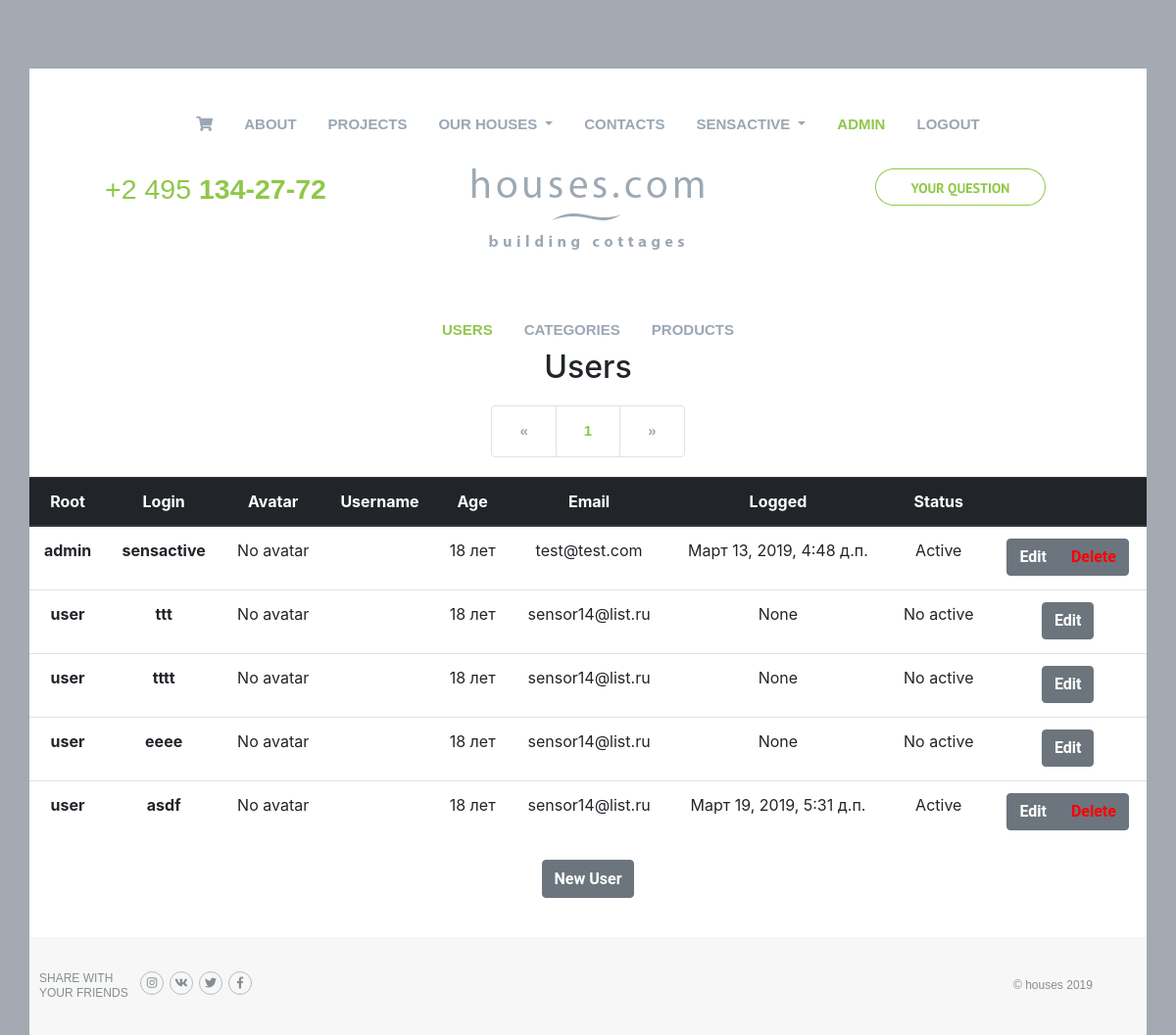
The page /selfadmin/users/read/ (signed in) on the database as committed earlier.
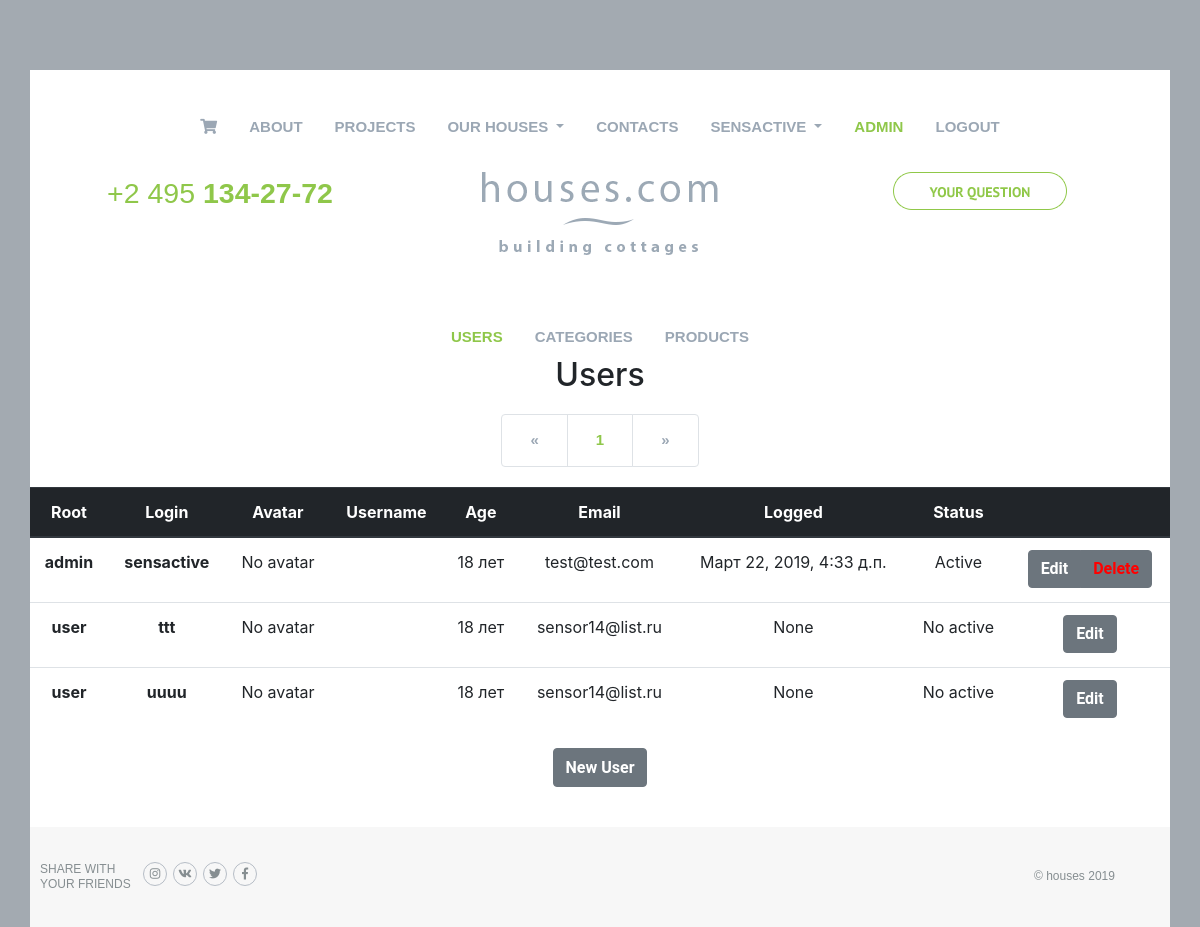
The same page on the database as committed later.
### authapp/models.py (models this page shows, shortened)
class ShopUser(AbstractUser):
    avatar = models.ImageField(upload_to='user_avatars/%Y/%m/%d', blank=True)
    age = models.PositiveIntegerField(verbose_name='Возраст', null=True, blank=True, default=18)
    activation_key = models.CharField(max_length=128, blank=True)
    activation_key_expires = models.DateTimeField(default=(now() + timedelta(hours=48)))

### adminapp/views.py (the view)
# urls.py: path('users/read/', adminapp.UsersListView.as_view(), name='users'),
class UsersListView(ListView):
    model = ShopUser
    template_name = 'adminapp/users.html'
    paginate_by = 5
    @method_decorator(user_passes_test(lambda u: u.is_superuser))
    def dispatch(self, *args, **kwargs):
        return super().dispatch(*args, **kwargs)
    def get_context_data(self, **kwargs):
        context = super().get_context_data(**kwargs)
        return context

### mainapp/context_processors.py (called while the page is built)
def basket(request):
    basket = []
    if request.user.is_authenticated:
        basket = Basket.objects.filter(user=request.user)
    return {
        'basket': basket
    }

def get_categories(request):
    categories = get_links_menu() # кэшируем категории
    return {
        'categories': categories
    }

### mainapp/views.py (called while the page is built)
def get_links_menu():
    if settings.LOW_CACHE:
        key = 'links_menu'
        links_menu = cache.get(key)
        if links_menu is None:
            links_menu = Category.objects.filter(is_active=True)
            cache.set(key, links_menu)
        return links_menu
    else:
        return Category.objects.filter(is_active=True)

### adminapp/templates/adminapp/users.html (shortened to what this page needs)
{% extends 'mainapp/base.html' %}
{% load static %}
{% block content %}
    {% include 'adminapp/include/inc_admin_menu.html' %}
    <h2 class="text-center">Users</h2>
    {% include 'adminapp/include/inc_pages.html' %}
    <table class="table">
        <thead class="thead-dark">
        <tr class="text-center">
            <th class="d-none d-lg-table-cell" scope="col">Root</th>
            <th scope="col">Login</th>
            <th class="d-none d-lg-table-cell" scope="col">Avatar</th>
            <th class="d-none d-lg-table-cell" scope="col">Username</th>
            <th class="d-none d-lg-table-cell" scope="col">Age</th>
            <th class="d-none d-lg-table-cell" scope="col">Email</th>
            <th class="d-none d-lg-table-cell" scope="col">Logged</th>
            <th scope="col">Status</th>
            <th scope="col"></th>
        </tr>
        </thead>
        <tbody>
        {% for object in object_list %}
            <tr class="text-center">
                <th class="d-none d-lg-table-cell" scope="row">
                    {% if object.is_superuser %}
                        admin
                    {% else %}
                        user
                    {% endif %}
                </th>
                <td>
                    <p><strong>{{ object.username }}</strong></p>
                </td>
                <td class="d-none d-lg-table-cell">
                    {% if object.avatar %}
                        <a href="/media/{{ object.avatar }}" target="_blank">avatar</a>
                    {% else %}
                        No avatar
                    {% endif %}
                </td>
                <td class="d-none d-lg-table-cell">
                </td>
                <td class="d-none d-lg-table-cell">{{ object.age }} лет</td>
                <td class="d-none d-lg-table-cell">{{ object.email }}</td>
                <td class="d-none d-lg-table-cell">{{ object.last_login }}</td>
                <td>
                    {% if object.is_active == True %}
                    Active
                    {% else %}
                    No active
                    {% endif %}
                </td>
                <td>
                    <div class="btn-group" role="group" aria-label="Basic example">
                        <button type="button" class="btn btn-secondary editBtn">
                            <a class="user d-none d-lg-block" href={% url 'adminapp:user_update' pk=object.pk %}>
                                Edit
                        </button>
                        {% if object.is_active %}
                            <button type="button" class="btn btn-secondary removeBtn">
                                <a class="user d-none d-lg-block" href={% url 'adminapp:user_delete' pk=object.pk %}>
                                    Delete
                            </button>
                        {% endif %}
                    </div>
                </td>
            </tr>
        {% endfor %}
        </tbody>
    </table>
    <div class="text-center">
        <button type="button" class="btn btn-secondary">
            <a class="user" href={% url 'adminapp:user_create' %}>
                New User
        </button>
    </div>
{% endblock %}

### mainapp/templates/mainapp/base.html (shortened to what this page needs)
{% load static %}
<!DOCTYPE html>
<html lang="ru">
<head>
    <link rel="stylesheet" href="https://stackpath.bootstrapcdn.com/bootstrap/4.1.3/css/bootstrap.min.css">
    <link rel="stylesheet" href="https://use.fontawesome.com/releases/v5.3.1/css/all.css">
    <link rel="stylesheet" href={% static "style.css" %}>
</head>
<body>
<div class="container">
    <div class="header">
        {% include 'mainapp/include/inc_menu.html' %}
        <div class="info row text-center">
            <div class="phone col-lg-4">+2 495 <b>134-27-72</b></div>
            <a class="col-lg-4" href={% url 'mainapp:main' %}>
                <div class="logo">
                    <img src={% static  "images/LOGO.png" %} alt="logo">
                </div>
            <div class="ur-question col-lg-4">
                <a href={% url 'mainapp:contacts' %}><img src={% static "images/qbutton.png" %} alt="qbutton"></a>
            </div>
        </div>
    </div>
    {% block content %}
    {% endblock %}
    {% include 'mainapp/include/inc_footer.html' %}
</div>
</body>
</html>

### mainapp/templates/mainapp/include/inc_menu.html (shortened to what this page needs)
<ul class="nav justify-content-center d-none d-lg-flex">
    <li class="nav-item">
        <a class="nav-link text-center" href={% url 'basketapp:view' %}>
            <i class="fas fa-shopping-cart"></i><br>
    </li>
    <li class="nav-item">
        <a class={% if request.resolver_match.url_name == 'main' %} 'nav-link nav-link_active'
        {% else %} nav-link
        {% endif %}
           href={% url 'mainapp:main' %}>About</a>
    </li>
    <li class="nav-item">
        <a class={% if request.resolver_match.url_name == 'projects' %} 'nav-link nav-link_active'
        {% else %} nav-link
        {% endif %}
           href={% url 'mainapp:projects' %}>Projects
    </li>
    <li class="nav-item dropdown">
        <a class="nav-link dropdown-toggle" href="#" id="navbarDropdown" role="button" data-toggle="dropdown" aria-haspopup="true" aria-expanded="false">
            Our houses
        </a>
    </li>
    <li class="nav-item">
        <a class={% if request.resolver_match.url_name == 'contacts' %} 'nav-link nav-link_active'
        {% else %} nav-link
        {% endif %}
           href={% url 'mainapp:contacts' %}>Contacts</a>
    </li>
    {% if user.is_authenticated %}
        <li class="nav-item">
            <div class="dropdown">
                <a class="dropdown-toggle nav-link" href="" data-toggle="dropdown">
                    {{ user.username|default:'User' }}
                </a>
            </div>
        </li>
    {% endif %}
    {% if user.is_superuser %}
        <li class="nav-item">
            <a class={% if request.resolver_match.app_name == 'adminapp' %} 'nav-link nav-link_active'
            {% else %} nav-link
            {% endif %} href="{% url 'adminapp:users' %}">admin</a>
        </li>
    {% endif %}
    <li class="nav-item">
        {% if user.is_authenticated %}
            <a class="nav-link" href="{% url 'authapp:logout' %}">logout</a>
        {% else %}
            <a class="nav-link" href="{% url 'authapp:login' %}">login</a>
        {% endif %}
    </li>
</ul>

### adminapp/templates/adminapp/include/inc_admin_menu.html
<ul class="nav justify-content-center">
    <li class="nav-item">
        <a class={% if request.resolver_match.url_name == 'users' %} 'nav-link nav-link_active'
        {% else %} nav-link
        {% endif %}
           href="{% url 'adminapp:users' %}">Users</a>
    </li>
    <li class="nav-item">
        <a class={% if request.resolver_match.url_name == 'categories' %} 'nav-link nav-link_active'
        {% else %} nav-link
        {% endif %}
           href="{% url 'adminapp:categories' %}">Categories</a>
    </li>
    <li class="nav-item">
        <a class={% if request.resolver_match.url_name == 'products' %} 'nav-link nav-link_active'
        {% else %} nav-link
        {% endif %}
           href="{% url 'adminapp:products' %}">Products</a>
    </li>
</ul>

### adminapp/templates/adminapp/include/inc_pages.html (shortened to what this page needs)
<div class="col-md-12 text-center pages">
    <nav aria-label="Page navigation example">
        <ul class="pagination justify-content-center">
            {% if page_obj.has_previous %}
                <li class="page-item">
                    <a class="page-link" href="?page={{ page_obj.previous_page_number }}" aria-label="Previous">
                        <span class="nav-link" aria-hidden="true">&laquo;</span>
                        <span class="sr-only">Previous</span>
                    </a>
                </li>
            {% else %}
                <li class="page-item disabled">
                    <a class="page-link" href="">
                        <span class="nav-link " aria-hidden="true">&laquo;</span>
                    </a>
                </li>
            {% endif %}
            {% for i in paginator.page_range %}
                {% if page_obj.number == i %}
                    <li class="page-item">
                        <a class="page-link">
                            <span class="nav-link pageActive">
                                {{ i }}
                            </span>
                        </a>
                    </li>
                {% endif %}
            {% endfor %}
            {% if page_obj.has_next %}
                <li class="page-item">
                    <a class="page-link" href="?page={{ page_obj.next_page_number }}" aria-label="Next">
                        <span class="nav-link" aria-hidden="true">&raquo;</span>
                        <span class="sr-only">Next</span>
                    </a>
                </li>
            {% else %}
                <li class="page-item disabled">
                    <a class="page-link" href="">
                        <span class="nav-link " aria-hidden="true">&raquo;</span>
                    </a>
                </li>
            {% endif %}
        </ul>
    </nav>
</div>

### mainapp/templates/mainapp/include/inc_footer.html
<div class="footer d-flex align-items-center justify-content-md-between justify-content-around flex-column flex-md-row">
    <div class="footerLeft row">
        <div class="text d-flex align-items-center">share with your friends</div>
        <div class="iconsSocial d-flex">
            <a href="#">
                <div class="d-flex justify-content-center align-items-center">
                    <i class="fab fa-instagram"></i>
                </div>
            </a>
            <a href="">
                <div class="d-flex justify-content-center align-items-center">
                    <i class="fab fa-vk"></i>
                </div>
            </a>
            <a href="">
                <div class="d-flex justify-content-center align-items-center">
                    <i class="fab fa-twitter"></i>
                </div>
            </a>
            <a href="">
                <div class="d-flex justify-content-center align-items-center">
                    <i class="fab fa-facebook-f"></i>
                </div>
            </a>
        </div>
    </div>
    <div class="footerRight">
        <div class="text">&copy; houses  {% now 'Y' %}</div>
    </div>
</div>

### static/style.css (style rules this page uses)
body { background: #a3aab1; }
.container { background: #ffffff; margin-top: 70px; padding: 0; }
.nav { padding-top: 38px; }
.nav-link { text-transform: uppercase; font-family: Ubuntu, sans-serif; font-weight: bolder; font-size: 15px; color: #9ba7b4; }
.nav-link_active { text-transform: uppercase; font-family: Ubuntu, sans-serif; font-weight: bolder; font-size: 15px; color: #8fc74a; }
.row { margin: 0; }
.info { padding: 25px 0; }
.info a { text-decoration: none; }
.phone { color: #8fc74a; font-family: 'Ubuntu-light', sans-serif; font-size: 28.5px; }
.footer { height: 100px; background: #f7f7f7; margin-top: 40px; }
.text { width: 100px; font-family: PTSans, sans-serif; text-transform: uppercase; font-size: 12px; line-height: 1.29; text-align: left; color: #868e91; }
.iconsSocial div { margin: 0 3px; height: 24px; width: 24px; border: 1px #b6bdc6 solid; border-radius: 50%; }
.iconsSocial i { font-size: 12px; line-height: 1.29; text-align: left; color: #868e91; }
.iconsSocial a { text-decoration: none; }
.footerLeft { margin-left: 10px; }
.footerRight .text { text-transform: lowercase; width: 136px; }
.removeBtn a { color: red; }
.editBtn a { color: white; }
.user { font-family: "Roboto", "Lucida Grande", "DejaVu Sans", "Bitstream Vera Sans", Verdana, Arial, sans-serif; font-weight: bold; color: white; }
.pages { margin: 20px 0; }
.pageActive:first-letter { color: #8fc74a; }

Rows that differ between the two databases and show on the page:
removed ShopUser: is_superuser "user", username "tttt", avatar "No avatar", age "18", email "sensor14@list.ru", last_login "None", is_active "No active"
removed ShopUser: is_superuser "user", username "eeee", avatar "No avatar", age "18", email "sensor14@list.ru", last_login "None", is_active "No active"
removed ShopUser: is_superuser "user", username "asdf", avatar "No avatar", age "18", email "sensor14@list.ru", last_login "Март 19, 2019, 5:31 д.п.", is_active "Active"
changed ShopUser "sensactive": last_login "Март 13, 2019, 4:48 д.п." → "Март 22, 2019, 4:33 д.п."
added ShopUser: is_superuser "user", username "uuuu", avatar "No avatar", age "18", email "sensor14@list.ru", last_login "None", is_active "No active"
